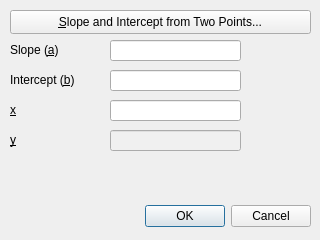
<?xml version="1.0" encoding="UTF-8"?>
<ui version="4.0">
 <class>linear_y_from_x_dialog</class>
 <widget class="QDialog" name="linear_y_from_x_dialog">
  <property name="geometry">
   <rect>
    <x>0</x>
    <y>0</y>
    <width>320</width>
    <height>240</height>
   </rect>
  </property>
  <property name="windowTitle">
   <string>Calculate Y from Linear Function</string>
  </property>
  <widget class="QDialogButtonBox" name="buttonBox">
   <property name="geometry">
    <rect>
     <x>10</x>
     <y>200</y>
     <width>301</width>
     <height>32</height>
    </rect>
   </property>
   <property name="orientation">
    <enum>Qt::Orientation::Horizontal</enum>
   </property>
   <property name="standardButtons">
    <set>QDialogButtonBox::StandardButton::Cancel|QDialogButtonBox::StandardButton::Ok</set>
   </property>
  </widget>
  <widget class="QLabel" name="label">
   <property name="geometry">
    <rect>
     <x>10</x>
     <y>42</y>
     <width>91</width>
     <height>16</height>
    </rect>
   </property>
   <property name="text">
    <string>Slope (&amp;a)</string>
   </property>
   <property name="buddy">
    <cstring>aLineEdit</cstring>
   </property>
  </widget>
  <widget class="DotLineEdit" name="aLineEdit">
   <property name="geometry">
    <rect>
     <x>110</x>
     <y>40</y>
     <width>131</width>
     <height>21</height>
    </rect>
   </property>
  </widget>
  <widget class="QLabel" name="label_2">
   <property name="geometry">
    <rect>
     <x>10</x>
     <y>72</y>
     <width>91</width>
     <height>16</height>
    </rect>
   </property>
   <property name="text">
    <string>Intercept (&amp;b)</string>
   </property>
   <property name="buddy">
    <cstring>bLineEdit</cstring>
   </property>
  </widget>
  <widget class="DotLineEdit" name="bLineEdit">
   <property name="geometry">
    <rect>
     <x>110</x>
     <y>70</y>
     <width>131</width>
     <height>21</height>
    </rect>
   </property>
  </widget>
  <widget class="QPushButton" name="fromTwoPointsPushButton">
   <property name="geometry">
    <rect>
     <x>10</x>
     <y>10</y>
     <width>301</width>
     <height>24</height>
    </rect>
   </property>
   <property name="text">
    <string>&amp;Slope and Intercept from Two Points...</string>
   </property>
  </widget>
  <widget class="QLabel" name="label_3">
   <property name="geometry">
    <rect>
     <x>10</x>
     <y>102</y>
     <width>49</width>
     <height>16</height>
    </rect>
   </property>
   <property name="text">
    <string>&amp;x</string>
   </property>
   <property name="buddy">
    <cstring>xLineEdit</cstring>
   </property>
  </widget>
  <widget class="DotLineEdit" name="xLineEdit">
   <property name="geometry">
    <rect>
     <x>110</x>
     <y>100</y>
     <width>131</width>
     <height>21</height>
    </rect>
   </property>
  </widget>
  <widget class="QLabel" name="label_4">
   <property name="geometry">
    <rect>
     <x>10</x>
     <y>132</y>
     <width>49</width>
     <height>16</height>
    </rect>
   </property>
   <property name="text">
    <string>&amp;y</string>
   </property>
   <property name="buddy">
    <cstring>yLineEdit</cstring>
   </property>
  </widget>
  <widget class="DotLineEdit" name="yLineEdit">
   <property name="geometry">
    <rect>
     <x>110</x>
     <y>130</y>
     <width>131</width>
     <height>21</height>
    </rect>
   </property>
   <property name="styleSheet">
    <string notr="true">QLineEdit:read-only {
    background-color: #f0f0f0;
    color: #333333;
}</string>
   </property>
   <property name="readOnly">
    <bool>true</bool>
   </property>
  </widget>
 </widget>
 <customwidgets>
  <customwidget>
   <class>DotLineEdit</class>
   <extends>QLineEdit</extends>
   <header>.dot_line_edit</header>
  </customwidget>
 </customwidgets>
 <tabstops>
  <tabstop>fromTwoPointsPushButton</tabstop>
  <tabstop>aLineEdit</tabstop>
  <tabstop>bLineEdit</tabstop>
  <tabstop>xLineEdit</tabstop>
  <tabstop>yLineEdit</tabstop>
 </tabstops>
 <resources/>
 <connections>
  <connection>
   <sender>buttonBox</sender>
   <signal>accepted()</signal>
   <receiver>linear_y_from_x_dialog</receiver>
   <slot>accept()</slot>
   <hints>
    <hint type="sourcelabel">
     <x>248</x>
     <y>254</y>
    </hint>
    <hint type="destinationlabel">
     <x>157</x>
     <y>274</y>
    </hint>
   </hints>
  </connection>
  <connection>
   <sender>buttonBox</sender>
   <signal>rejected()</signal>
   <receiver>linear_y_from_x_dialog</receiver>
   <slot>reject()</slot>
   <hints>
    <hint type="sourcelabel">
     <x>316</x>
     <y>260</y>
    </hint>
    <hint type="destinationlabel">
     <x>286</x>
     <y>274</y>
    </hint>
   </hints>
  </connection>
 </connections>
</ui>
